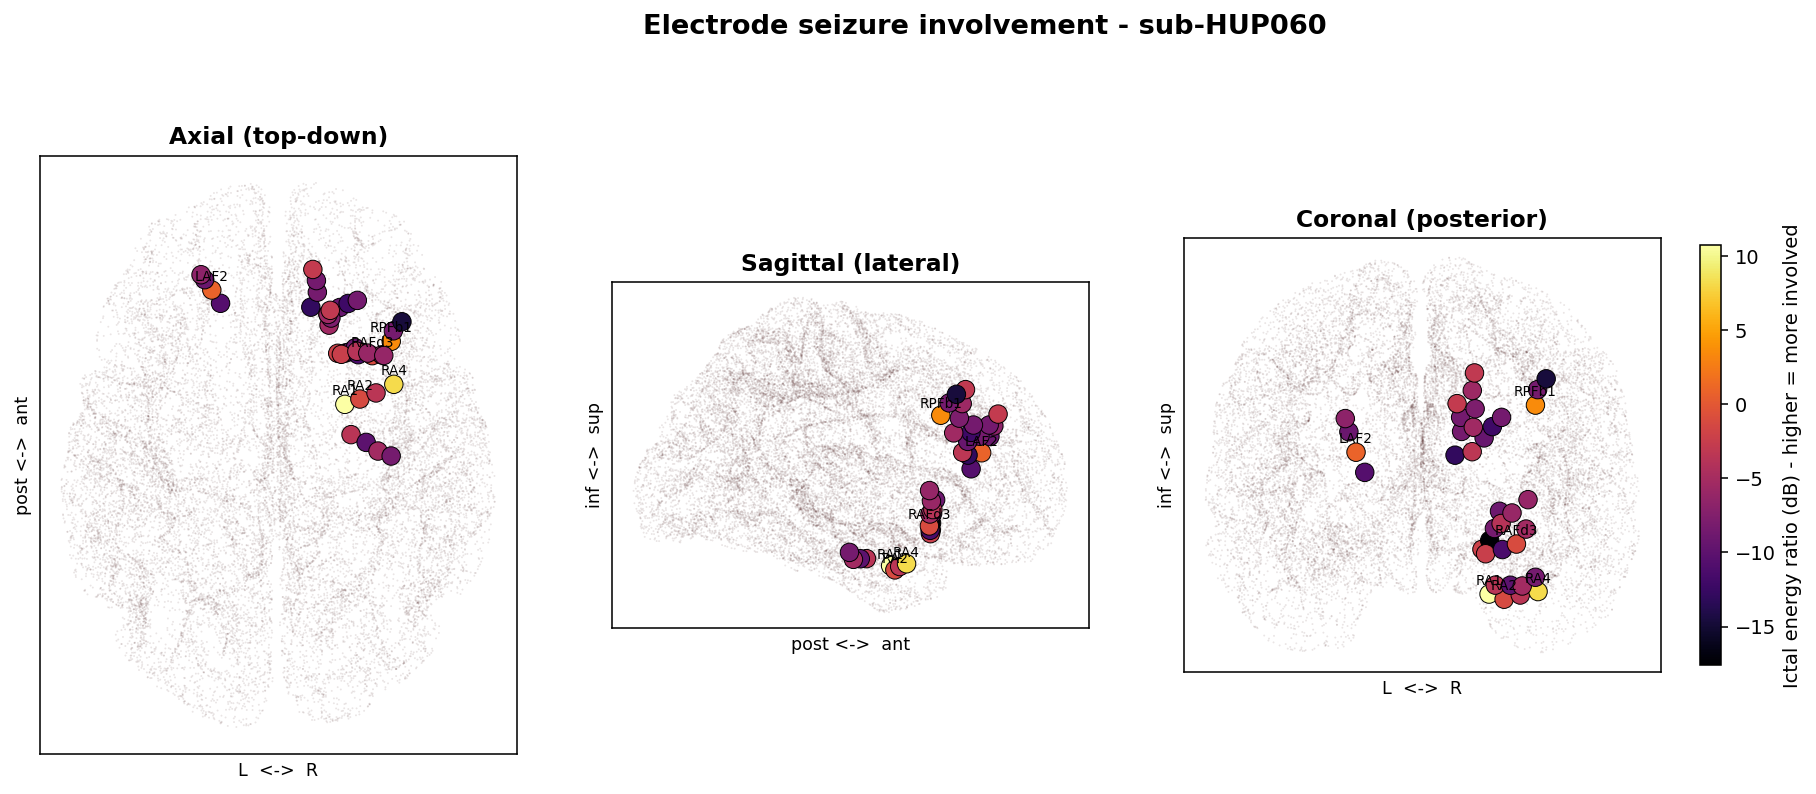

Write Python code to recreate this figure.
"""
glass_brain.py
Three orthogonal projections of intracranial electrodes on the fsaverage brain,
colored by ictal energy (how strongly each electrode "sees" the seizure, dB).

Instead of relying on a 3D camera, the electrode 3D coordinates are projected
directly onto the three anatomical planes:
  - Axial    (top-down):  x (L-R)  vs y (post-ant)
  - Sagittal (lateral):   y (post-ant) vs z (inf-sup)
  - Coronal  (posterior): x (L-R)  vs z (inf-sup)
The fsaverage pial surface vertices are projected onto the same plane to draw
a faint brain silhouette as background. Depth (SEEG) electrodes that overlap in
one plane are separated in the others. Deterministic, no 3D rendering needed.

Usage:
    python glass_brain.py
"""

import os
import re
import numpy as np
import pandas as pd
import mne
import matplotlib.pyplot as plt
from pathlib import Path
import yaml

# ------------------------------ Config ------------------------------
with open("config.yaml", "r") as f:
    config = yaml.safe_load(f)

BIDS_ROOT = Path("./dataset/ds004100")
TARGET_SFREQ = config["target_sfreq"]
NOTCH_FREQ = config.get("notch_freq", 50.0)
BANDPASS_LOW = config.get("bandpass_low", 0.1)
BANDPASS_HIGH = config.get("bandpass_high", 75.0)
MAX_SEIZURE_DUR = config.get("max_seizure_dur", 300.0)
DEFAULT_SEIZURE_DUR = config.get("default_seizure_dur", 120.0)
TEST_SUBJECTS = config["test_subjects"]

SUBJECT = TEST_SUBJECTS[0]
OUT_PNG = "glass_brain.png"
TOP_LABELS = 6


# ------------------------------ Event parsing (same as training) ------------------------------
OFFSET_RE = re.compile(
    r"(?:sz|seizure|ictal|clinical|electrographic)\s*(?:offset|end)"
    r"|\boffset\b|seizure\s*off|devolution|\bend\b", re.I)
ONSET_RE = re.compile(
    r"(?:sz|seizure|ictal|clinical|electrographic)\s*onset"
    r"|(?<!off)\bonset\b|^sz$|sz\s*event", re.I)

def classify_marker(label):
    l = str(label).strip().lower()
    if OFFSET_RE.search(l):
        return "OFFSET"
    if ONSET_RE.search(l):
        return "ONSET"
    return None

def parse_seizure_intervals(events_tsv: Path):
    if not events_tsv.exists():
        return []
    df = pd.read_csv(events_tsv, sep="\t")
    if "onset" not in df.columns or "trial_type" not in df.columns:
        return []
    markers = []
    for _, row in df.iterrows():
        kind = classify_marker(row.get("trial_type", ""))
        if kind is None:
            continue
        try:
            t = float(row["onset"])
        except (ValueError, TypeError):
            continue
        markers.append((t, kind))
    markers.sort(key=lambda x: x[0])
    intervals, pending = [], None
    for t, kind in markers:
        if kind == "ONSET":
            if pending is not None:
                intervals.append((pending, min(pending + DEFAULT_SEIZURE_DUR, t)))
            pending = t
        else:
            if pending is not None:
                dur = t - pending
                intervals.append((pending, pending + DEFAULT_SEIZURE_DUR)
                                 if (dur <= 0 or dur > MAX_SEIZURE_DUR) else (pending, t))
                pending = None
    if pending is not None:
        intervals.append((pending, pending + DEFAULT_SEIZURE_DUR))
    return intervals


def load_run(data_path: Path):
    suffix = data_path.suffix.lower()
    if suffix == ".vhdr":
        raw = mne.io.read_raw_brainvision(str(data_path), preload=True, verbose=False)
    elif suffix == ".edf":
        raw = mne.io.read_raw_edf(str(data_path), preload=True, verbose=False)
    else:
        raise OSError(f"Unsupported extension: {data_path.name}")
    sfreq_now = raw.info["sfreq"]; n_samples = raw.n_times
    if n_samples > int(3.3 * sfreq_now / 1.0):
        try:
            raw.notch_filter(freqs=[NOTCH_FREQ], verbose=False)
        except Exception:
            pass
    if n_samples > int(3.3 * sfreq_now / BANDPASS_LOW):
        nyq = sfreq_now / 2.0
        raw.filter(l_freq=BANDPASS_LOW, h_freq=min(BANDPASS_HIGH, nyq - 1.0), verbose=False)
    if abs(raw.info["sfreq"] - TARGET_SFREQ) > 1:
        raw.resample(TARGET_SFREQ, verbose=False)
    return raw


# ------------------------------ Electrode coords (fsaverage, mm) ------------------------------
def load_electrodes_mm(subject):
    ieeg_dir = BIDS_ROOT / subject / "ses-presurgery" / "ieeg"
    elec_files = list(ieeg_dir.glob("*_electrodes.tsv"))
    if not elec_files:
        raise FileNotFoundError("No *_electrodes.tsv found")
    df = pd.read_csv(elec_files[0], sep="\t")
    coords = {}
    for _, row in df.iterrows():
        try:
            x, y, z = float(row["x"]), float(row["y"]), float(row["z"])
        except (ValueError, TypeError):
            continue
        if np.isfinite([x, y, z]).all():
            coords[str(row["name"])] = np.array([x, y, z])
    # ensure millimeters (fsaverage surf is in mm); convert if values look like meters
    mags = np.array([np.abs(v).max() for v in coords.values()])
    if mags.size and np.median(mags) < 1.0:
        coords = {k: v * 1000.0 for k, v in coords.items()}
    return coords


# ------------------------------ fsaverage pial surface vertices (mm) ------------------------------
def load_brain_vertices():
    subjects_dir = Path(os.path.dirname(mne.datasets.fetch_fsaverage(verbose=False)))
    surf_dir = subjects_dir / "fsaverage" / "surf"
    verts = []
    for hemi in ["lh.pial", "rh.pial"]:
        fpath = surf_dir / hemi
        if fpath.exists():
            v, _ = mne.read_surface(str(fpath))   # vertices in surface RAS (mm)
            verts.append(v)
    if not verts:
        return None
    return np.vstack(verts)


# ------------------------------ Ictal energy per electrode (dB) ------------------------------
def ictal_energy_db(raw, intervals, coords):
    data = raw.get_data(); ch_names = raw.ch_names; sf = raw.info["sfreq"]
    total = data.shape[1]
    ictal = np.zeros(total, dtype=bool)
    for on, off in intervals:
        ictal[max(0, int(on * sf)):min(total, int(off * sf))] = True
    if ictal.sum() == 0 or (~ictal).sum() == 0:
        return {}
    out = {}
    for name in coords:
        if name not in ch_names:
            continue
        sig = data[ch_names.index(name)]
        p_ict = np.mean(sig[ictal] ** 2)
        p_bkg = np.mean(sig[~ictal] ** 2) + 1e-20
        out[name] = 10 * np.log10((p_ict / p_bkg) + 1e-12)
    return out


# ------------------------------ Main ------------------------------
def main():
    print(f"Subject: {SUBJECT}")
    coords = load_electrodes_mm(SUBJECT)
    print(f"Electrodes with coordinates: {len(coords)}")

    brain = load_brain_vertices()
    if brain is not None:
        print(f"Brain silhouette vertices: {len(brain)}")
        # subsample for speed
        if len(brain) > 20000:
            idx = np.random.default_rng(0).choice(len(brain), 20000, replace=False)
            brain = brain[idx]

    ieeg_dir = BIDS_ROOT / SUBJECT / "ses-presurgery" / "ieeg"
    files = sorted(ieeg_dir.glob("*_ieeg.vhdr")) or sorted(ieeg_dir.glob("*_ieeg.edf"))
    chosen, intervals = None, []
    for f in files:
        ev = Path(re.sub(r"_ieeg\.(vhdr|edf)$", "_events.tsv", str(f)))
        iv = parse_seizure_intervals(ev)
        if iv:
            chosen, intervals = f, iv
            break
    if chosen is None:
        raise RuntimeError("No recording with a seizure found")
    print(f"Recording: {chosen.name}  seizures: {intervals}")

    raw = load_run(chosen)
    energy = ictal_energy_db(raw, intervals, coords)
    names = [n for n in coords if n in energy]
    if not names:
        raise RuntimeError("No electrode names match between coords and signal")
    pos = np.array([coords[n] for n in names])   # (N,3) in mm
    vals = np.array([energy[n] for n in names])
    print(f"Electrodes plotted: {len(names)}")

    vmin, vmax = float(vals.min()), float(vals.max())

    # three orthogonal projections: (axis_x, axis_y, title, xlabel, ylabel)
    planes = [
        (0, 1, "Axial (top-down)", "L  <->  R", "post <->  ant"),
        (1, 2, "Sagittal (lateral)", "post <->  ant", "inf <->  sup"),
        (0, 2, "Coronal (posterior)", "L  <->  R", "inf <->  sup"),
    ]

    fig, axes = plt.subplots(1, 3, figsize=(18, 6.5))
    sc = None
    for ax, (ix, iy, title, xlab, ylab) in zip(axes, planes):
        if brain is not None:
            ax.scatter(brain[:, ix], brain[:, iy], s=1, c="#340202",
                       alpha=0.10, edgecolors="none", zorder=0)
        sc = ax.scatter(pos[:, ix], pos[:, iy], c=vals, cmap="inferno",
                        s=90, edgecolor="black", lw=0.5, zorder=5,
                        vmin=vmin, vmax=vmax)
        # label the most-involved electrodes
        for i in np.argsort(vals)[-TOP_LABELS:]:
            ax.text(pos[i, ix], pos[i, iy] + 3, names[i], fontsize=7,
                    ha="center", zorder=6)
        ax.set_title(title, fontsize=12, fontweight="bold")
        ax.set_xlabel(xlab, fontsize=9); ax.set_ylabel(ylab, fontsize=9)
        ax.set_aspect("equal"); ax.set_xticks([]); ax.set_yticks([])

    cb = fig.colorbar(sc, ax=axes, shrink=0.6, pad=0.02)
    cb.set_label("Ictal energy ratio (dB) - higher = more involved", fontsize=10)
    fig.suptitle(f"Electrode seizure involvement - {SUBJECT}",
                 fontsize=14, fontweight="bold")
    fig.savefig(OUT_PNG, dpi=140, bbox_inches="tight")
    print(f"\nFigure saved: {OUT_PNG}")


if __name__ == "__main__":
    main()
